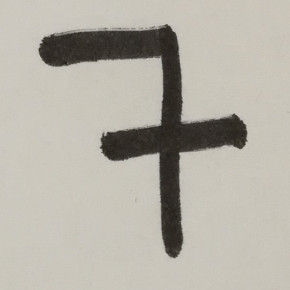
#> input picture Python/MachineLearning/SupervisedLearning/OpenCV/morphology_transformation/7.jpg, 290 x 290 px
$ jupyter execute main.ipynb
#> lines starting #> are read from the running program, lines starting #| are printed output that depends on the picture; after the words box and inside, x2 and y2 are one past the last pixel; in counts of white or black regions, pixels touching at a corner belong together
[cell 1]
import matplotlib.pyplot as plt
import cv2
import numpy as np

[cell 2]
### open the image
img = cv2.imread('./7.jpg')
#> img is the input picture: shape (290, 290, 3); mean B, G, R 166.6, 176.7, 180.6
img = cv2.cvtColor(img, cv2.COLOR_BGR2GRAY)
#> img: shape (290, 290)


### turn the image into binary values
_, threshold = cv2.threshold(img, 0, 255, cv2.THRESH_BINARY | cv2.THRESH_OTSU)
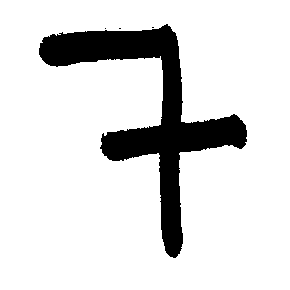
#> threshold: shape (290, 290); 86.5% white; 4 black regions (3 under 20 px), largest, box (x1, y1, x2, y2) and area: (39, 24, 247, 258) 11389
threshold = cv2.bitwise_not(threshold)


### apply a morphologival transformation - DILATION
structuring_element = np.ones((5, 5), np.int8)
dilate = cv2.dilate(threshold, structuring_element, iterations=4)
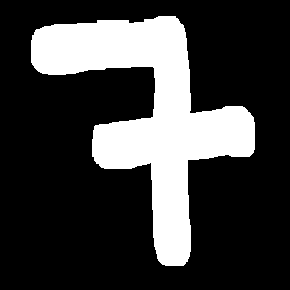
#> dilate: shape (290, 290); 24.3% white; 1 white region, box (x1, y1, x2, y2) and area: (31, 16, 255, 266) 20473


### apply a morphologival transformation - EROSION
structuring_element = np.ones((5, 5), np.uint8)
erosion = cv2.erode(threshold, structuring_element, iterations=4)
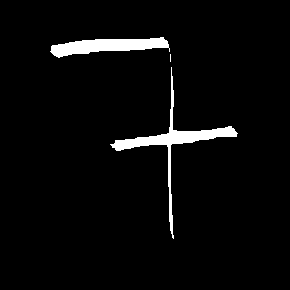
#> erosion: shape (290, 290); 3.7% white; 3 white regions (1 under 20 px), largest, box (x1, y1, x2, y2) and area: (110, 67, 238, 239) 1708, (50, 37, 170, 58) 1377


### plot the image and its transformations
fig, axs = plt.subplots(1, 3, figsize=(10, 10))

axs[0].imshow(threshold, cmap='gray')
axs[0].axis('off')
axs[0].set_title('Original')

axs[1].imshow(dilate, cmap='gray')
axs[1].axis('off')
axs[1].set_title('Dilate')

axs[2].imshow(erosion, cmap='gray')
axs[2].axis('off')
axs[2].set_title('Erosion')

plt.show()
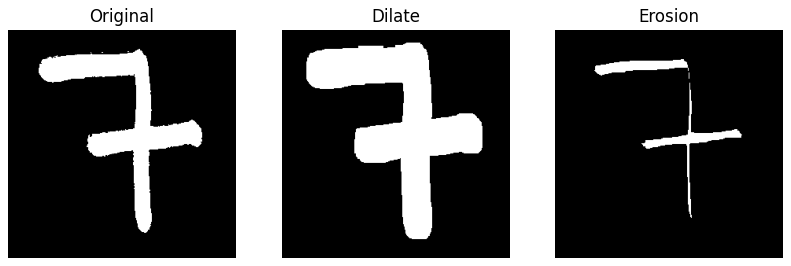
#> figure drawn by matplotlib, 3 panels

[cell 3]
img = np.array([[0, 0, 0, 0, 0],
                [0, 1, 0, 0, 0],
                [0, 1, 1, 0, 0],
                [0, 0, 0, 0, 0],
                [0, 0, 0, 0, 0]], dtype=np.uint8)

kernel = np.array([[0, 1, 0],
                   [1, 1, 1],
                   [0, 1, 0]], dtype=np.uint8)
dilate = cv2.dilate(img, kernel, iterations=1)

fig, axs = plt.subplots(1, 2, figsize=(10, 10))
axs[0].imshow(img)
axs[1].imshow(dilate)
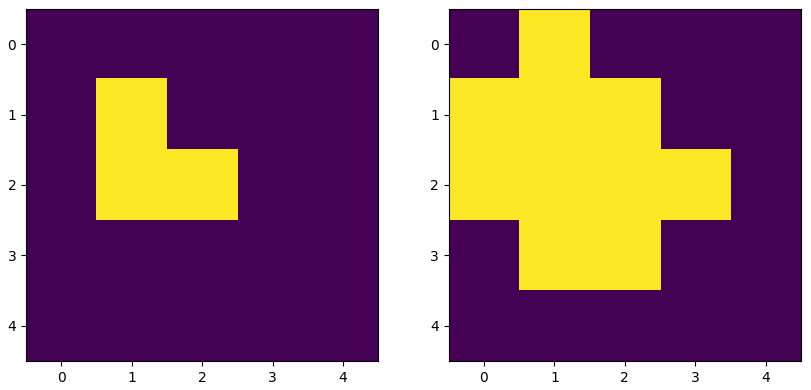
#> figure drawn by matplotlib, 2 panels
